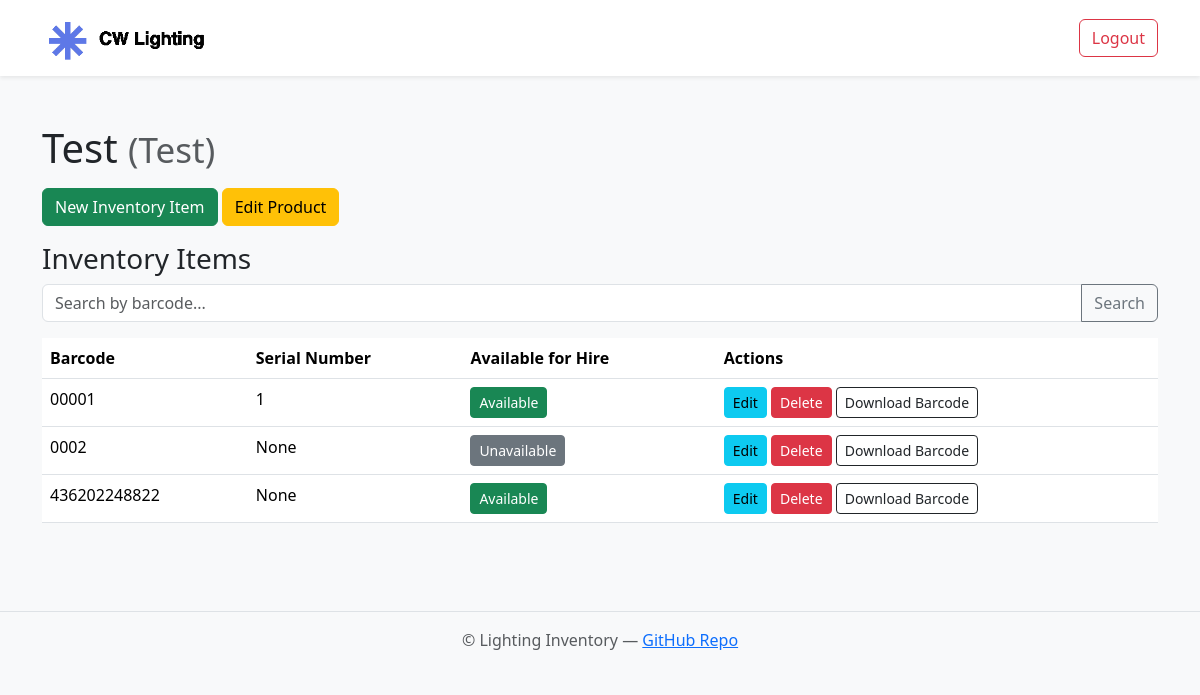
/inventory/product/1/ (signed in), run on the app's committed database.
### inventory/models.py (models this page shows, shortened)
class Product(models.Model):
    name = models.CharField(max_length=100)
    category = models.ForeignKey(Category, on_delete=models.CASCADE)
    description = models.TextField(blank=True)

class Category(models.Model):
    name = models.CharField(max_length=50, unique=True)
    def __str__(self):
        return self.name

class InventoryItem(models.Model):
    product = models.ForeignKey(Product, on_delete=models.CASCADE, related_name='items')
    barcode = models.CharField(max_length=100, unique=True)
    serial_number = models.CharField(max_length=100, blank=True, null=True)
    is_available = models.BooleanField(default=True)

### inventory/views.py (the view, shortened to what this page needs)
# urls.py: path('product/<int:pk>/', views.product_detail, name='product_detail'),
def product_detail(request, pk):
    product = get_object_or_404(Product, pk=pk)
    search_query = request.GET.get('barcode', '')
    items = InventoryItem.objects.filter(product=product)
    if search_query:
        items = items.filter(barcode__icontains=search_query)
    form = InventoryItemForm(initial={'product': product})
    return render(request, 'inventory/product_detail.html', {
        'product': product,
        'items': items,
        'search_query': search_query,
    })

### inventory/templates/inventory/product_detail.html (shortened to what this page needs)
{% extends "base.html" %}
{% block content %}
<h1>{{ product.name }} <small class="text-muted">({{ product.category }})</small></h1>
<a href="{% url 'inventory:add_inventory_item' product.pk %}" class="btn btn-success mb-3">New Inventory Item</a>
<a href="{% url 'inventory:edit_product' product.pk %}" class="btn btn-warning mb-3">Edit Product</a>
<h3>Inventory Items</h3>
<form method="get" class="mb-3">
  <div class="input-group">
    <input type="text" name="barcode" value="{{ search_query }}" class="form-control" placeholder="Search by barcode...">
    <button type="submit" class="btn btn-outline-secondary">Search</button>
  </div>
</form>
<table class="table">
  <thead>
    <tr>
      <th>Barcode</th>
      <th>Serial Number</th>
      <th>Available for Hire</th>
      <th>Actions</th>
    </tr>
  </thead>
  <tbody>
    {% for item in items %}
    <tr>
      <td>{{ item.barcode }}</td>
      <td>{{ item.serial_number }}</td>
      <td>
        <form method="post" style="display:inline;">
          <button type="submit" name="toggle_available" class="btn btn-sm {% if item.is_available %}btn-success{% else %}btn-secondary{% endif %}">
            {% if item.is_available %}Available{% else %}Unavailable{% endif %}
          </button>
        </form>
      </td>
      <td>
        <a href="{% url 'inventory:edit_inventory_item' item.pk %}" class="btn btn-sm btn-info">Edit</a>
        <form method="post" style="display:inline;">
          <button type="submit" name="delete_item" class="btn btn-sm btn-danger" onclick="return confirm('Delete this item?');">Delete</button>
        </form>
        <a href="{% url 'inventory:download_barcode' item.id %}" class="btn btn-sm btn-outline-dark" title="Download Barcode">
          Download Barcode
        </a>
      </td>
    </tr>
    {% empty %}
    <tr><td colspan="4">No inventory items for this product.</td></tr>
    {% endfor %}
  </tbody>
</table>
{% endblock %}

### data on the page
Product: name "Test", category "Test"
InventoryItem: barcode "00001", serial_number "1", is_available "Available"
InventoryItem: barcode "0002", serial_number "None", is_available "Unavailable"
InventoryItem: barcode "436202248822", serial_number "None", is_available "Available"
